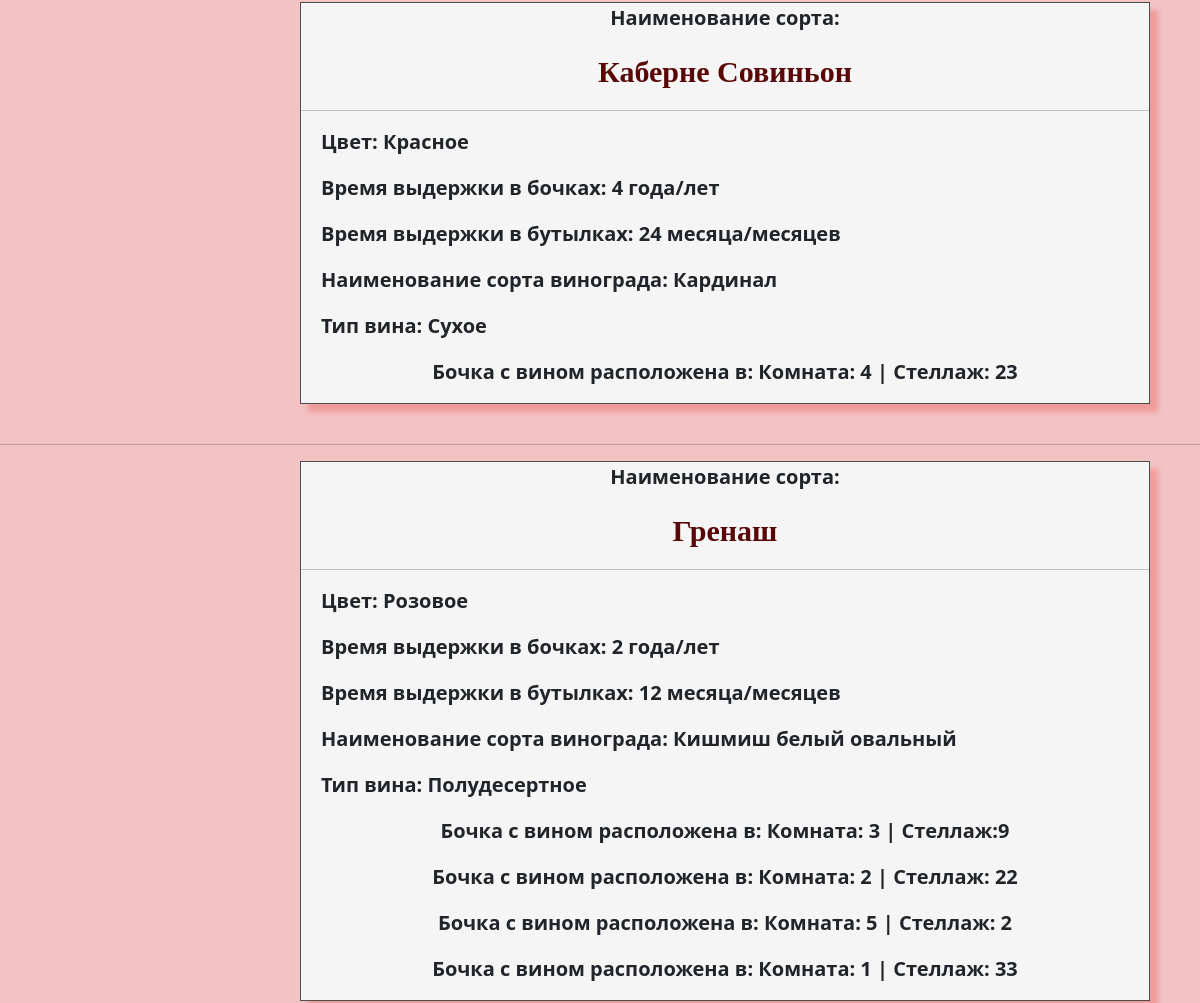
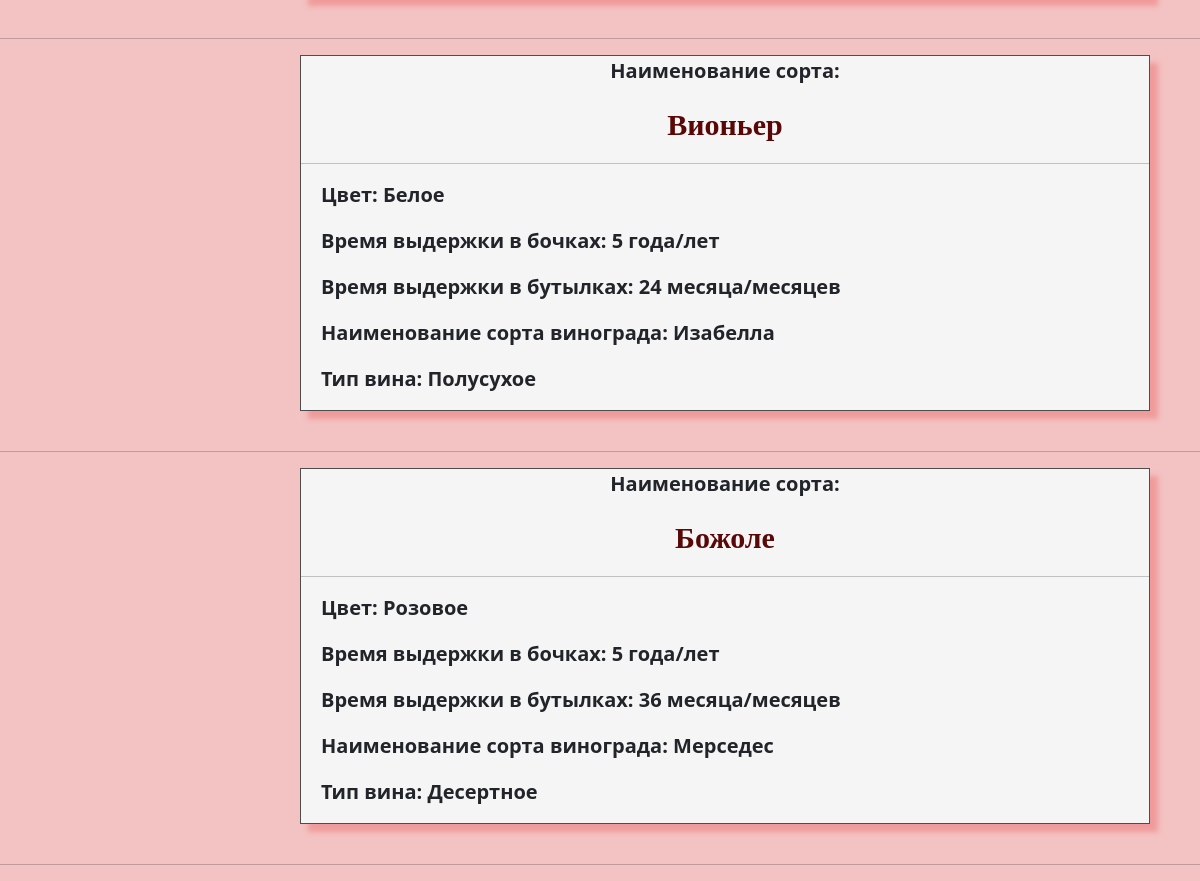
The page /sortofwine/ (lower part) on the database as committed earlier (2 pictures, top to bottom).
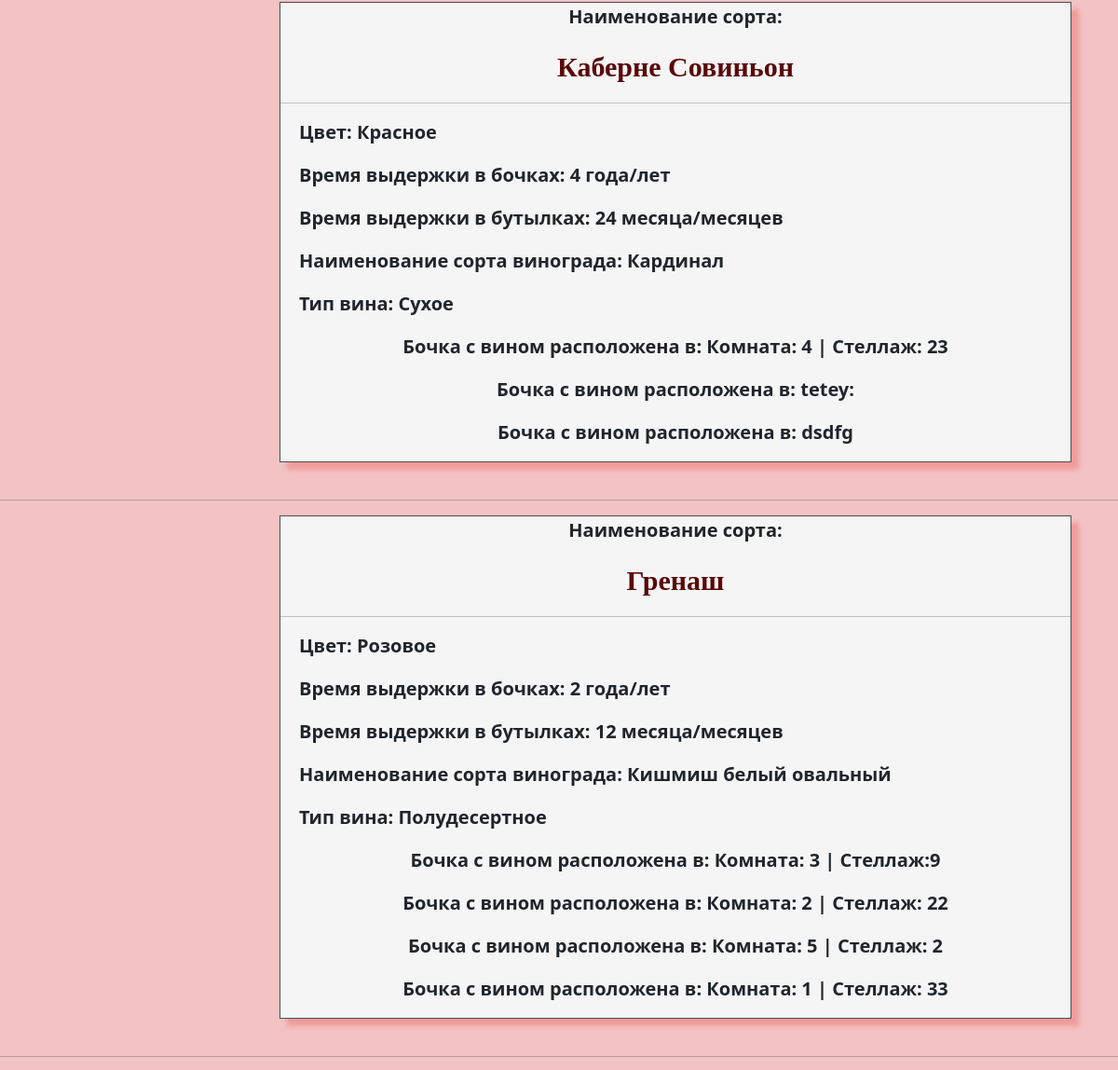
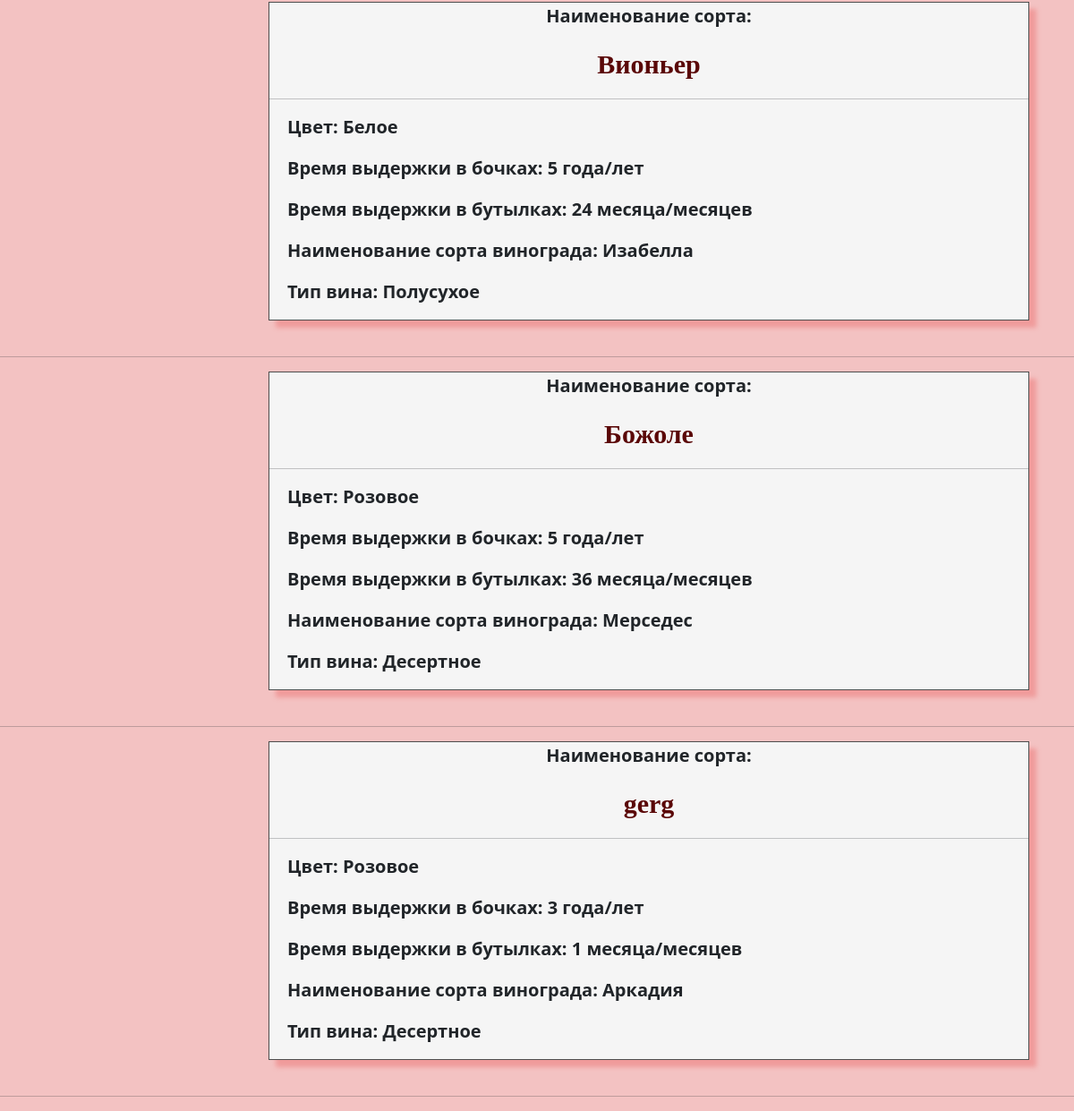
The same page on the database as committed later (2 pictures, top to bottom).
### wino/models.py (models this page shows, shortened)
class wine_sort(models.Model):
    title=models.CharField(max_length=70,verbose_name='Название вина',help_text='Введите название вина')
    colors = (
        ('Розовое','Розовое '),
        ('Красное','Красное '),
        ('Белое','Белое '),
    )
    color=models.CharField(max_length=50,choices=colors,verbose_name='Цвет')
    b_year=models.IntegerField(verbose_name='Время выдержки в бочках', help_text='в годах')
    bu_month=models.IntegerField(verbose_name='Время выдержки в бутылках', help_text='в месяцах')
    s_grape=models.ForeignKey(grape,on_delete = models.CASCADE,verbose_name='Сорт винограда',null=True)
    type1=models.ForeignKey('type_wine',on_delete = models.CASCADE,verbose_name='Тип винограда',null=True)
    class Meta:
        verbose_name_plural = 'Сорта вин'
        verbose_name = 'Сорт вина'

class grape(models.Model):
    title=models.CharField(max_length=50,verbose_name='Название сорта винограда',help_text='Введите сорт винограда')
    place=models.CharField(max_length=50,verbose_name='Место произрастания',help_text='Введите место произрастания сорта винограда')
    month = (
        ('Январь','Январь '),('Февраль','Февраль '), ('Март','Март '),('Апрель','Апрель '),('Май','Май '),('Июнь','Июнь '),('Июль','Июль '),
        ('Август','Август '),('Сентябрь','Сентябрь '),('Октябрь','Октябрь '),('Ноябрь','Ноябрь '),('Декабрь','Декабрь '),
    )
    date=models.CharField(verbose_name='Время сбора',choices=month,max_length=50, help_text='Введите время сбора урожая винограда')
    def __str__(self):
        return self.title
    class Meta:
        verbose_name_plural = 'Сорта винограда'
        verbose_name = 'Сорт винограда'
        ordering = ['-date']

class type_wine(models.Model):
    title=models.CharField(max_length=50,verbose_name='Тип вина')
    def __str__(self):
        return self.title
    class Meta:
        verbose_name_plural = 'Типы вина'
        verbose_name = 'Тип вина'

class bochka(models.Model):
    mesto=models.CharField(max_length=50,verbose_name='Местоположение бочки', help_text='Введите комнату и стеллаж',default='Комната:   |   Стеллаж: ')
    date_izg=models.DateField(verbose_name='Дата изготовления бочки')
    obyem=models.FloatField(verbose_name='Объем в литрах')
    pusto=models.BooleanField(verbose_name='Бочка заполнена',help_text='Поставьте галочку, если бочка не пуста')
    data_zapolnenya=models.DateField(verbose_name='Дата заполнения бочки',null=True,blank=True)
    sort_vina=models.ForeignKey(wine_sort,on_delete = models.CASCADE,null=True,blank=True,verbose_name='Сорт вина',help_text='Выберите сорт вина')
    class Meta:
        verbose_name_plural = 'Бочки'
        verbose_name = 'Бочка'
        ordering = ['-pusto']

### wino/views.py (the view)
# urls.py: path('sortofwine/',views.sortW,name='sortofwine'),
def sortW(request):
    ws=wine_sort.objects.order_by('-title')
    bbs = bochka.objects.order_by('-mesto')
    b=0
    return render(request, "wino/wineSort.html",{'sw': ws,'bbs':bbs})

### wino/templates/wino/wineSort.html
{% extends 'wino/layout.html' %}
{% block content %}
<h1 style="text-align: center; color: rgb(13, 13, 14);">Сорта вин</h1><br>
    {% for bb in sw %}
    <div class="shadowbox">
        <div>
            <p style="text-align: center; ">Наименование сорта: </p>
            <p style="text-align: center;color: rgb(90, 7, 7);font-size: 30px;font-family: URW Chancery L, cursive;">{{bb.title }}</p><hr>
            <p style="margin-left: 20px">Цвет: {{bb.color}} </p>
            <p style="margin-left: 20px">Время выдержки в бочках: {{bb.b_year}} года/лет</p>
            <p style="margin-left: 20px">Время выдержки в бутылках: {{bb.bu_month}} месяца/месяцев</p>
            <p style="margin-left: 20px">Наименование сорта винограда: {{bb.s_grape}} </p>
            <p style="margin-left: 20px">Тип вина: {{bb.type1}}</p>
        </div>
        {% for b in bbs %}
            {% if bb.pk == b.sort_vina_id %}
            <p style="text-align: center">Бочка с вином расположена в: {{b.mesto}}</p>
            {% endif %}
        {% endfor %}
        </div>
        <br>
        <hr>
    {% endfor %}
{% endblock %}

Rows that differ between the two databases and show on the page:
added bochka: mesto "tetey:", shown under wine_sort "Каберне Совиньон"
added bochka: mesto "dsdfg", shown under wine_sort "Каберне Совиньон"
added wine_sort: title "gerg", color "Розовое", b_year "3", bu_month "1", s_grape "Аркадия", type1 "Десертное"
